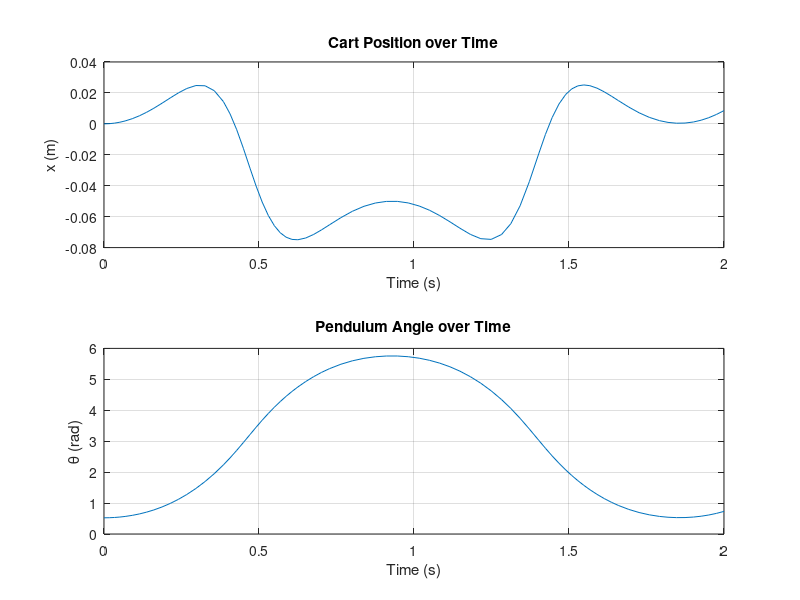
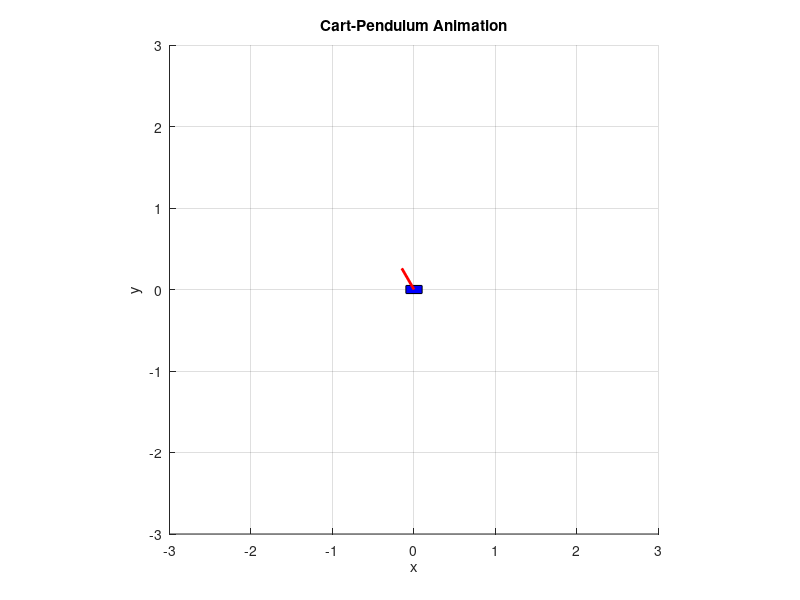

Source code (MATLAB) for these figures, in order: (Note: this script raises an error after producing the figures.)
function cart_pendulum_simulation()
    % Define system parameters
    M = 1; % Mass of the cart (kg)
    m = 0.2; % Mass of the pendulum bob (kg)
    L = 0.3; % Length of the pendulum (m)
    g = 9.81; % Gravity (m/s^2)

    % Initial conditions
    x0 = 0; % Initial position of the cart (m)
    theta0 = pi + pi/6; % Initial angle of the pendulum (rad)
    dx0 = 0; % Initial velocity of the cart (m/s)
    dtheta0 = 0; % Initial angular velocity of the pendulum (rad/s)

    % State vector
    q0 = [x0; theta0];
    dq0 = [dx0; dtheta0];

    % Time span for simulation
    tspan = [0, 2]; % Simulate for 2 seconds

    % Solve for system dynamics using ode45
    [t, q] = ode45(@(t, q) cart_pendulum_dynamics(t, q, M, m, L, g), tspan, [q0; dq0]);

     % Extract states
    x = q(:, 1);
    theta = q(:, 2);

    % Plot x(t) and theta(t)
    figure;
    subplot(2, 1, 1);
    plot(t, x);
    xlabel('Time (s)');
    ylabel('x (m)');
    title('Cart Position over Time');
    grid on;

    subplot(2, 1, 2);
    plot(t, (theta-pi));
    xlabel('Time (s)');
    ylabel('\theta (rad)');
    title('Pendulum Angle over Time');
    grid on;

    % Animate the motion
    animate_cart_pendulum(t, q(:, 1), q(:, 2), L);
end

function dqdt = cart_pendulum_dynamics(t, q, M, m, L, g)
    % Extract states
    x = q(1);
    theta = q(2);
    dx = q(3);
    dtheta = q(4);

    % Compute system dynamics: These are values taken from 2b.
    D = [(M + m), m*L*cos(theta);
         m*L*cos(theta), m*L^2];

    C = [-m*L*dtheta^2*sin(theta); 0];

    G = [0; m*g*L*sin(theta)];

    tau = [0; 0]; % No control input for now

    % Solve for accelerations
    ddq = D \ (tau - C - G);

    % Construct dqdt
    dqdt = [dx; dtheta; ddq];
end

function animate_cart_pendulum(t, x, theta, L)
    % Animation parameters
    fps = 30; % Frames per second
    dt = 1 / fps;

    % Create figure
    figure;
    axis([-10*L, 10*L, -10*L, 10*L]);
    xlabel('x');
    ylabel('y');
    title('Cart-Pendulum Animation');

    % Plot cart-pendulum
    cart_width = 0.2;
    cart_height = 0.1;
    pendulum_radius = 0.02;

    cart = rectangle('Position', [x(1) - cart_width/2, -cart_height/2, cart_width, cart_height], 'Curvature', [0.1, 0.1], 'FaceColor', 'b');
    hold on;
    pendulum = plot([x(1), x(1) + L*sin(theta(1))], [0, -L*cos(theta(1))], 'r', 'LineWidth', 2);
    hold off;
    axis equal;
    grid on;
    pause(1);

    % Video creation
    v = VideoWriter("cart_pendulum_simulation.mp4", 'MPEG-4');
    v.FrameRate = 30; % Set frame rate
    open(v);

    % Animate motion
    for i = 1:length(t)
        % Update cart and pendulum position
        set(cart, 'Position', [x(i) - cart_width/2, -cart_height/2, cart_width, cart_height]);
        set(pendulum, 'XData', [x(i), x(i) + L*sin(theta(i))], 'YData', [0, -L*cos(theta(i))]);

        % Refresh plot
        drawnow;

        % Pause to achieve desired frame rate
        pause(dt);
        % Write frame to video
        frame = getframe(gcf);
        writeVideo(v, frame);
    end
    close(v)
end


